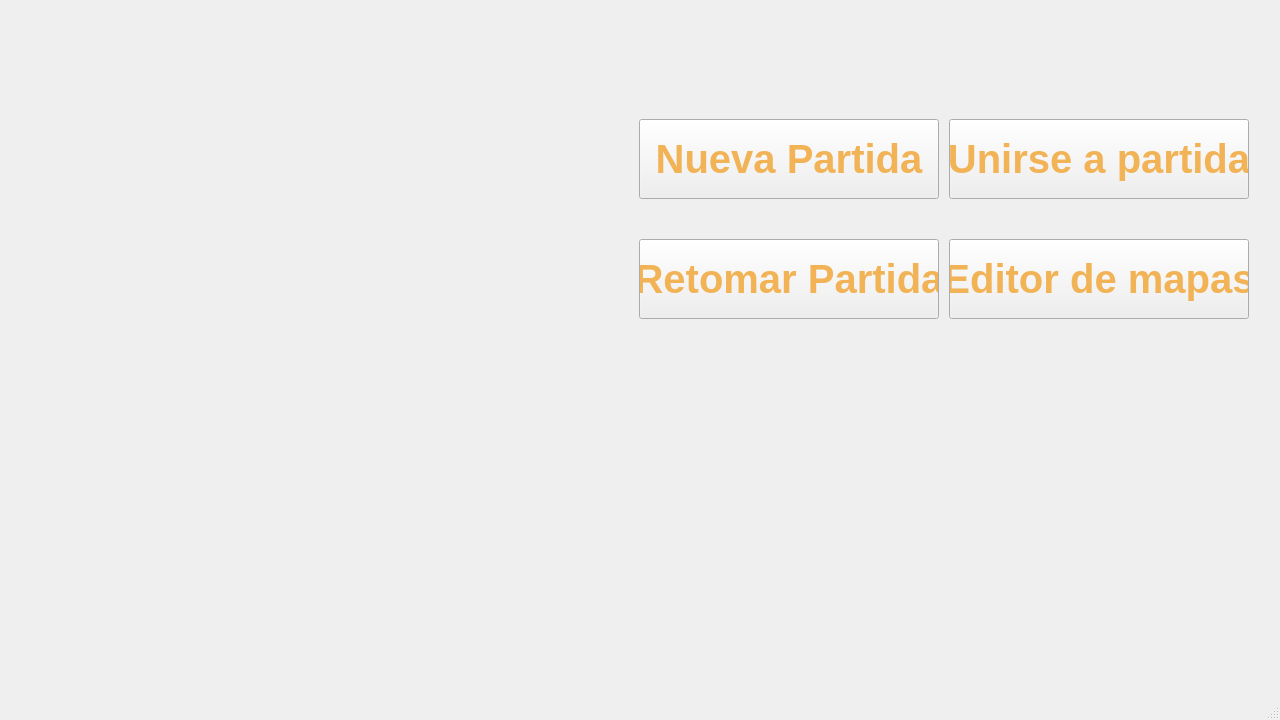
<?xml version="1.0" encoding="UTF-8"?>
<ui version="4.0">
 <class>Pantalla</class>
 <widget class="QMainWindow" name="Pantalla">
  <property name="geometry">
   <rect>
    <x>0</x>
    <y>0</y>
    <width>1280</width>
    <height>720</height>
   </rect>
  </property>
  <property name="windowTitle">
   <string>Pantalla</string>
  </property>
  <widget class="QWidget" name="centralwidget">
   <layout class="QGridLayout" name="gridLayout">
    <item row="0" column="0">
     <widget class="QStackedWidget" name="stackedWidget">
      <widget class="QWidget" name="pageMenuPrincipal">
       <property name="styleSheet">
        <string notr="true">#pageMenuPrincipal { 
    border-image: url(:/Pantallas/01-inicio_screen.png); 
}</string>
       </property>
       <widget class="QPushButton" name="botNuevaPartida">
        <property name="geometry">
         <rect>
          <x>630</x>
          <y>110</y>
          <width>300</width>
          <height>80</height>
         </rect>
        </property>
        <property name="styleSheet">
         <string notr="true">QPushButton {
    border-image: url(:/Botones/Boton_normal.png);
    color: #f1b356; 
    font-family: &quot;Stardew Valley&quot;;
    font-size: 40px;
    font-weight: bold;
}
QPushButton:pressed {
	border-image: url(:/Botones/botton_apretado.png);
    padding-top: 3px; 
}</string>
        </property>
        <property name="text">
         <string>Nueva Partida</string>
        </property>
       </widget>
       <widget class="QPushButton" name="botUnirsePartida">
        <property name="geometry">
         <rect>
          <x>940</x>
          <y>110</y>
          <width>300</width>
          <height>80</height>
         </rect>
        </property>
        <property name="styleSheet">
         <string notr="true">QPushButton {
    border-image: url(:/Botones/Boton_normal.png);
    color: #f1b356; 
    font-family: &quot;Stardew Valley&quot;;
    font-size: 40px;
    font-weight: bold;
}
QPushButton:pressed {
	border-image: url(:/Botones/botton_apretado.png);
    padding-top: 3px; 
}</string>
        </property>
        <property name="text">
         <string>Unirse a partida</string>
        </property>
       </widget>
       <widget class="QPushButton" name="botRetomarPartida">
        <property name="geometry">
         <rect>
          <x>630</x>
          <y>230</y>
          <width>300</width>
          <height>80</height>
         </rect>
        </property>
        <property name="styleSheet">
         <string notr="true">QPushButton {
    border-image: url(:/Botones/Boton_normal.png);
    color: #f1b356; 
    font-family: &quot;Stardew Valley&quot;;
    font-size: 40px;
    font-weight: bold;
}
QPushButton:pressed {
	border-image: url(:/Botones/botton_apretado.png);
    padding-top: 3px; 
}</string>
        </property>
        <property name="text">
         <string>Retomar Partida</string>
        </property>
       </widget>
       <widget class="QPushButton" name="botEditorMapas">
        <property name="geometry">
         <rect>
          <x>940</x>
          <y>230</y>
          <width>300</width>
          <height>80</height>
         </rect>
        </property>
        <property name="styleSheet">
         <string notr="true">QPushButton {
    border-image: url(:/Botones/Boton_normal.png);
    color: #f1b356; 
    font-family: &quot;Stardew Valley&quot;;
    font-size: 40px;
    font-weight: bold;
}
QPushButton:pressed {
	border-image: url(:/Botones/botton_apretado.png);
    padding-top: 3px; 
}</string>
        </property>
        <property name="text">
         <string>Editor de mapas</string>
        </property>
       </widget>
      </widget>
      <widget class="QWidget" name="pageCustomizarPersonaje">
       <property name="styleSheet">
        <string notr="true">#pageCustomizarPersonaje { 
    border-image: url(:/Pantallas/02-nueva_partida_background.jpg); 
}</string>
       </property>
       <widget class="QLabel" name="cartelCP">
        <property name="geometry">
         <rect>
          <x>-20</x>
          <y>-10</y>
          <width>751</width>
          <height>561</height>
         </rect>
        </property>
        <property name="styleSheet">
         <string notr="true">QLabel#cartelCP{
    border-image: url(:/cartel/cartel-datos.png);
}</string>
        </property>
        <property name="text">
         <string/>
        </property>
       </widget>
       <widget class="QLabel" name="personaje">
        <property name="geometry">
         <rect>
          <x>200</x>
          <y>110</y>
          <width>411</width>
          <height>41</height>
         </rect>
        </property>
        <property name="styleSheet">
         <string notr="true">font: 50pt &quot;Stardew Valley&quot;;
color: #f1b356; </string>
        </property>
        <property name="text">
         <string>PERSONAJE</string>
        </property>
       </widget>
       <widget class="QLineEdit" name="campoNOmbrePersonaje">
        <property name="geometry">
         <rect>
          <x>360</x>
          <y>200</y>
          <width>221</width>
          <height>31</height>
         </rect>
        </property>
        <property name="styleSheet">
         <string notr="true">QLineEdit, QComboBox {
    background-color: #2b1a10; 
    color: #f1b356; 
    border: 2px solid #5c3a21; 
    border-radius: 4px; 
    padding: 2px 5px;
    font-family: &quot;Stardew Valley&quot;;
    font-size: 20px;
}

QLineEdit:focus, QComboBox:focus {
    border: 2px solid #f1b356; 
}</string>
        </property>
       </widget>
       <widget class="QLabel" name="nombrePersonaje">
        <property name="geometry">
         <rect>
          <x>100</x>
          <y>200</y>
          <width>251</width>
          <height>31</height>
         </rect>
        </property>
        <property name="styleSheet">
         <string notr="true">font: 20pt &quot;Stardew Valley&quot;;
color: #f1b356; </string>
        </property>
        <property name="text">
         <string>NOMBRE DEL PERSONAJE</string>
        </property>
       </widget>
       <widget class="QPushButton" name="botJugar">
        <property name="geometry">
         <rect>
          <x>390</x>
          <y>320</y>
          <width>161</width>
          <height>61</height>
         </rect>
        </property>
        <property name="styleSheet">
         <string notr="true">QPushButton {
    border-image: url(:/Botones/Boton_normal.png);
    color: #f1b356; 
    font-family: &quot;Stardew Valley&quot;;
    font-size: 25px;
    font-weight: bold;
}
QPushButton:pressed {
	border-image: url(:/Botones/botton_apretado.png);
    padding-top: 3px; 
}</string>
        </property>
        <property name="text">
         <string>Jugar</string>
        </property>
       </widget>
       <widget class="QPushButton" name="botVolverPersonaje">
        <property name="geometry">
         <rect>
          <x>120</x>
          <y>320</y>
          <width>161</width>
          <height>61</height>
         </rect>
        </property>
        <property name="styleSheet">
         <string notr="true">QPushButton {
    border-image: url(:/Botones/Boton_normal.png);
    color: #f1b356; 
    font-family: &quot;Stardew Valley&quot;;
    font-size: 25px;
    font-weight: bold;
}
QPushButton:pressed {
	border-image: url(:/Botones/botton_apretado.png);
    padding-top: 3px; 
}</string>
        </property>
        <property name="text">
         <string>Volver</string>
        </property>
       </widget>
      </widget>
      <widget class="QWidget" name="pageNuevaPartida">
       <property name="styleSheet">
        <string notr="true">#pageNuevaPartida { 
    border-image: url(:/Pantallas/02-nueva_partida_background.jpg);
}</string>
       </property>
       <widget class="QLabel" name="cartelNP">
        <property name="geometry">
         <rect>
          <x>-20</x>
          <y>-10</y>
          <width>751</width>
          <height>561</height>
         </rect>
        </property>
        <property name="styleSheet">
         <string notr="true">QLabel#cartelNP{
    border-image: url(:/cartel/cartel-datos.png);
}</string>
        </property>
        <property name="text">
         <string/>
        </property>
       </widget>
       <widget class="QLabel" name="nuevaPartida">
        <property name="geometry">
         <rect>
          <x>130</x>
          <y>100</y>
          <width>411</width>
          <height>41</height>
         </rect>
        </property>
        <property name="styleSheet">
         <string notr="true">font: 50pt &quot;Stardew Valley&quot;;
color: #f1b356; </string>
        </property>
        <property name="text">
         <string>NUEVA PARTIDA</string>
        </property>
       </widget>
       <widget class="QLabel" name="nombrePartida">
        <property name="geometry">
         <rect>
          <x>110</x>
          <y>190</y>
          <width>251</width>
          <height>31</height>
         </rect>
        </property>
        <property name="styleSheet">
         <string notr="true">font: 20pt &quot;Stardew Valley&quot;;
color: #f1b356; </string>
        </property>
        <property name="text">
         <string>NOMBRE DE LA PARTIDA</string>
        </property>
       </widget>
       <widget class="QLineEdit" name="campoNOmbrePartida">
        <property name="geometry">
         <rect>
          <x>360</x>
          <y>190</y>
          <width>221</width>
          <height>31</height>
         </rect>
        </property>
        <property name="styleSheet">
         <string notr="true">QLineEdit, QComboBox {
    background-color: #2b1a10; 
    color: #f1b356; 
    border: 2px solid #5c3a21; 
    border-radius: 4px; 
    padding: 2px 5px;
    font-family: &quot;Stardew Valley&quot;;
    font-size: 20px;
}

QLineEdit:focus, QComboBox:focus {
    border: 2px solid #f1b356; 
}</string>
        </property>
       </widget>
       <widget class="QLabel" name="seleccionMundo">
        <property name="geometry">
         <rect>
          <x>120</x>
          <y>240</y>
          <width>211</width>
          <height>31</height>
         </rect>
        </property>
        <property name="styleSheet">
         <string notr="true">font: 20pt &quot;Stardew Valley&quot;;
color: #f1b356; </string>
        </property>
        <property name="text">
         <string>SELECCIONAR MUNDO</string>
        </property>
       </widget>
       <widget class="QComboBox" name="desplegableMundo">
        <property name="geometry">
         <rect>
          <x>360</x>
          <y>240</y>
          <width>211</width>
          <height>26</height>
         </rect>
        </property>
        <property name="styleSheet">
         <string notr="true">QLineEdit, QComboBox {
    background-color: #2b1a10; 
    color: #f1b356; 
    border: 2px solid #5c3a21; 
    border-radius: 4px; 
    padding: 2px 5px;
    font-family: &quot;Stardew Valley&quot;;
    font-size: 20px;
}

QLineEdit:focus, QComboBox:focus {
    border: 2px solid #f1b356; 
}</string>
        </property>
       </widget>
       <widget class="QPushButton" name="botVolver">
        <property name="geometry">
         <rect>
          <x>120</x>
          <y>320</y>
          <width>161</width>
          <height>61</height>
         </rect>
        </property>
        <property name="styleSheet">
         <string notr="true">QPushButton {
    border-image: url(:/Botones/Boton_normal.png);
    color: #f1b356; 
    font-family: &quot;Stardew Valley&quot;;
    font-size: 25px;
    font-weight: bold;
}
QPushButton:pressed {
	border-image: url(:/Botones/botton_apretado.png);
    padding-top: 3px; 
}</string>
        </property>
        <property name="text">
         <string>Volver</string>
        </property>
       </widget>
       <widget class="QPushButton" name="botSiguiente">
        <property name="geometry">
         <rect>
          <x>390</x>
          <y>320</y>
          <width>161</width>
          <height>61</height>
         </rect>
        </property>
        <property name="styleSheet">
         <string notr="true">QPushButton {
    border-image: url(:/Botones/Boton_normal.png);
    color: #f1b356; 
    font-family: &quot;Stardew Valley&quot;;
    font-size: 25px;
    font-weight: bold;
}
QPushButton:pressed {
	border-image: url(:/Botones/botton_apretado.png);
    padding-top: 3px; 
}</string>
        </property>
        <property name="text">
         <string>Siguiente</string>
        </property>
       </widget>
       <widget class="QLabel" name="textoCustomizarNuevaPartida">
        <property name="geometry">
         <rect>
          <x>200</x>
          <y>400</y>
          <width>551</width>
          <height>71</height>
         </rect>
        </property>
        <property name="styleSheet">
         <string notr="true">font: 20pt &quot;Stardew Valley&quot;;
color: white; </string>
        </property>
        <property name="text">
         <string>¡En la proxima pantalla vas a 
customizar tu personaje!</string>
        </property>
       </widget>
      </widget>
      <widget class="QWidget" name="pageUnirsePartida">
       <property name="styleSheet">
        <string notr="true">#pageUnirsePartida { 
    border-image: url(:/Pantallas/04_pantalla_unirse_partida.jpg); 
}</string>
       </property>
       <widget class="QLabel" name="cartelUP">
        <property name="geometry">
         <rect>
          <x>-20</x>
          <y>-10</y>
          <width>751</width>
          <height>561</height>
         </rect>
        </property>
        <property name="styleSheet">
         <string notr="true">QLabel#cartelUP{
    border-image: url(:/cartel/cartel-datos.png);
}</string>
        </property>
        <property name="text">
         <string/>
        </property>
       </widget>
       <widget class="QLabel" name="codigoPartidaUnirse">
        <property name="geometry">
         <rect>
          <x>100</x>
          <y>80</y>
          <width>531</width>
          <height>161</height>
         </rect>
        </property>
        <property name="styleSheet">
         <string notr="true">font: 50pt &quot;Stardew Valley&quot;;
color: #f1b356; </string>
        </property>
        <property name="text">
         <string>CODIGO DE LA 
PARTIDA A UNIRTE</string>
        </property>
       </widget>
       <widget class="QLineEdit" name="campoCodigoPartida">
        <property name="geometry">
         <rect>
          <x>100</x>
          <y>240</y>
          <width>481</width>
          <height>51</height>
         </rect>
        </property>
        <property name="styleSheet">
         <string notr="true">QLineEdit, QComboBox {
    background-color: #2b1a10; 
    color: #f1b356; 
    border: 2px solid #5c3a21; 
    border-radius: 4px; 
    padding: 2px 5px;
    font-family: &quot;Stardew Valley&quot;;
    font-size: 20px;
}

QLineEdit:focus, QComboBox:focus {
    border: 2px solid #f1b356; 
}</string>
        </property>
        <property name="text">
         <string/>
        </property>
       </widget>
       <widget class="QPushButton" name="botSiguienteUP">
        <property name="geometry">
         <rect>
          <x>390</x>
          <y>320</y>
          <width>161</width>
          <height>61</height>
         </rect>
        </property>
        <property name="styleSheet">
         <string notr="true">QPushButton {
    border-image: url(:/Botones/Boton_normal.png);
    color: #f1b356; 
    font-family: &quot;Stardew Valley&quot;;
    font-size: 25px;
    font-weight: bold;
}
QPushButton:pressed {
	border-image: url(:/Botones/botton_apretado.png);
    padding-top: 3px; 
}</string>
        </property>
        <property name="text">
         <string>Siguiente</string>
        </property>
       </widget>
       <widget class="QPushButton" name="botVolverUP">
        <property name="geometry">
         <rect>
          <x>120</x>
          <y>320</y>
          <width>161</width>
          <height>61</height>
         </rect>
        </property>
        <property name="styleSheet">
         <string notr="true">QPushButton {
    border-image: url(:/Botones/Boton_normal.png);
    color: #f1b356; 
    font-family: &quot;Stardew Valley&quot;;
    font-size: 25px;
    font-weight: bold;
}
QPushButton:pressed {
	border-image: url(:/Botones/botton_apretado.png);
    padding-top: 3px; 
}</string>
        </property>
        <property name="text">
         <string>Volver</string>
        </property>
       </widget>
       <widget class="QLabel" name="textoCustomizarUnirse">
        <property name="geometry">
         <rect>
          <x>190</x>
          <y>400</y>
          <width>551</width>
          <height>71</height>
         </rect>
        </property>
        <property name="styleSheet">
         <string notr="true">font: 20pt &quot;Stardew Valley&quot;;
color: white; </string>
        </property>
        <property name="text">
         <string>¡En la proxima pantalla vas a 
customizar tu personaje!</string>
        </property>
       </widget>
      </widget>
     </widget>
    </item>
   </layout>
  </widget>
  <widget class="QMenuBar" name="menubar">
   <property name="geometry">
    <rect>
     <x>0</x>
     <y>0</y>
     <width>1280</width>
     <height>23</height>
    </rect>
   </property>
  </widget>
  <widget class="QStatusBar" name="statusbar"/>
 </widget>
 <resources/>
 <connections/>
</ui>
